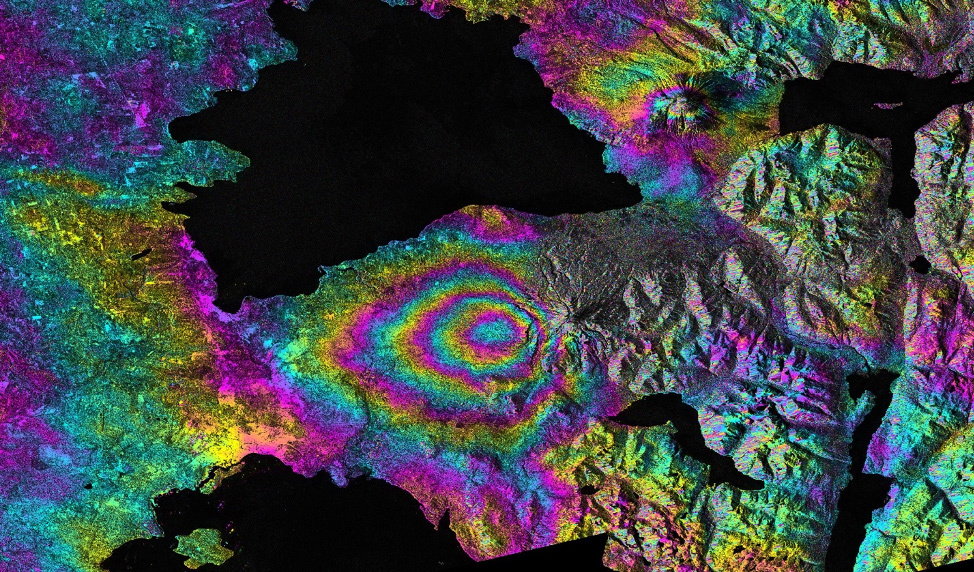
#> input picture sar_2_color.jpg, 974 x 572 px
$ jupyter execute 'rabota fedor dekterev.ipynb'
#> lines starting #> are read from the running program, lines starting #| are printed output that depends on the picture
[cell 1]
import numpy as np
import cv2
import matplotlib.pyplot as plt

[cell 2]
image = cv2.imread('sar_2_color.jpg')
#> image is the input picture: shape (572, 974, 3); mean B, G, R 71.5, 68.6, 63.6

[cell 3]
plt.imshow(image)
plt.axis('off')
plt.show()

[cell 4]
gray_image = cv2.cvtColor(image, cv2.COLOR_BGR2GRAY)
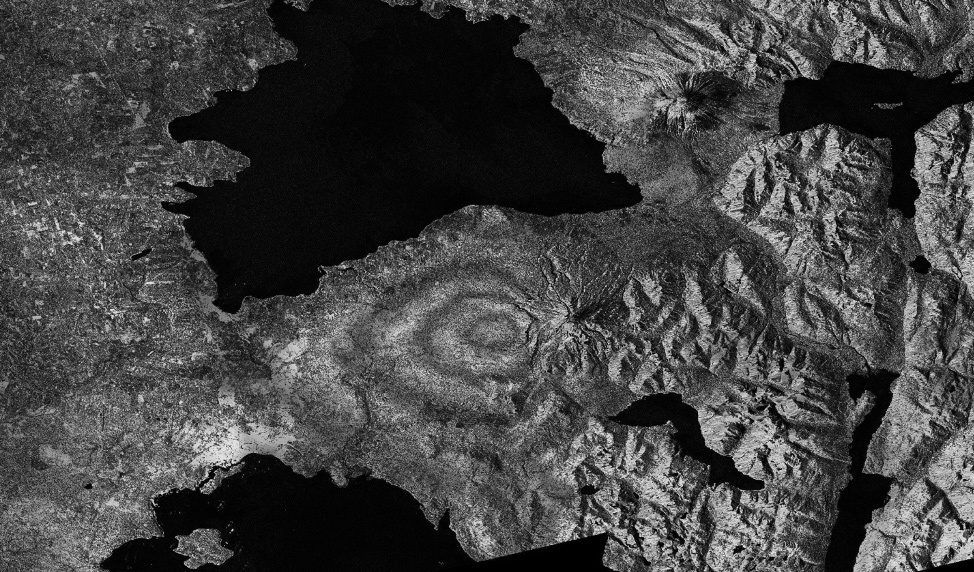
#> gray_image: shape (572, 974); min 0, max 236, mean 67.4

[cell 5]
#сера фото
plt.imshow(gray_image, cmap='gray')
plt.axis('off')
plt.show()

[cell 6]
#вывод гисты
hist = cv2.calcHist([gray_image], [0], None, [256], [0, 256])
#> hist = 256 values, max 16280 at index 5, min 0 at index 233, mean 2176.3

plt.plot(hist)
plt.title('Гистограмма яркости')
plt.xlabel('Интервал яркости')
plt.ylabel('Количество пикселей')
plt.xlim([0, 256])
plt.show()
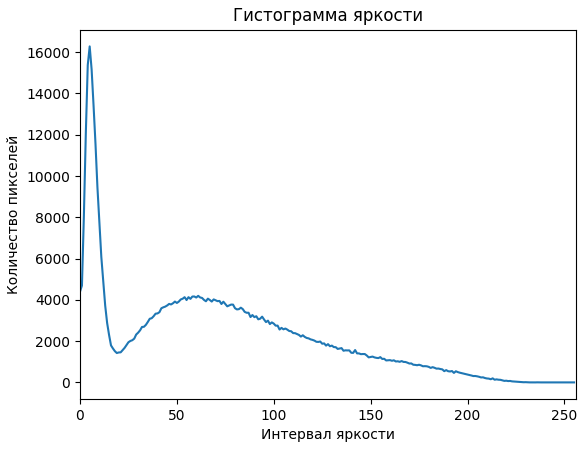
#> figure drawn by matplotlib, 1 panel; curve peaks at x = 5, y = 16280

[cell 7]
#написание функции считаем
def my_histogram(img):
    counts = [0] * 256
    for row in img:
        for pixel in row:
            counts[pixel] += 1
#> after the loop, counts has the same summary as hist outside my_histogram
    return counts

[cell 8]
#отрисовка гисты
custom_hist = my_histogram(gray_image)
#> custom_hist has the same summary as hist

plt.bar(range(256), custom_hist, width=1.0, color='gray')
plt.title('Пользовательская гистограмма')
plt.xlabel('Яркость')
plt.ylabel('Количество пикселей')
plt.xlim([0, 256])
plt.show()
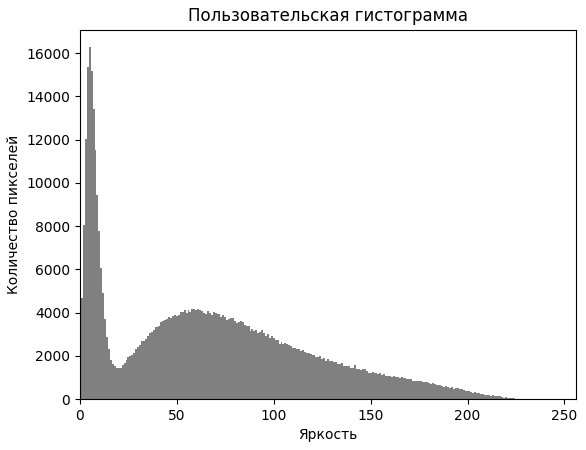
#> figure drawn by matplotlib, 1 panel; tallest bar 16280 high, from x = 4.5 to 5.5

[cell 9]
# 0-blue, 1-green, 2-red
colors = ('b', 'g', 'r')
labels = ('Синий (B)', 'Зеленый (G)', 'Красный (R)')

plt.figure()
for i, (col, label) in enumerate(zip(colors, labels)):
    hist_channel = cv2.calcHist([image], [i], None, [256], [0, 256])
    plt.plot(hist_channel, color=col, label=label)

plt.title('Гистограммы B, G, R каналов')
plt.xlabel('Значение канала')
plt.ylabel('Количество пикселей')
plt.xlim([0, 256])
plt.legend()
plt.show()
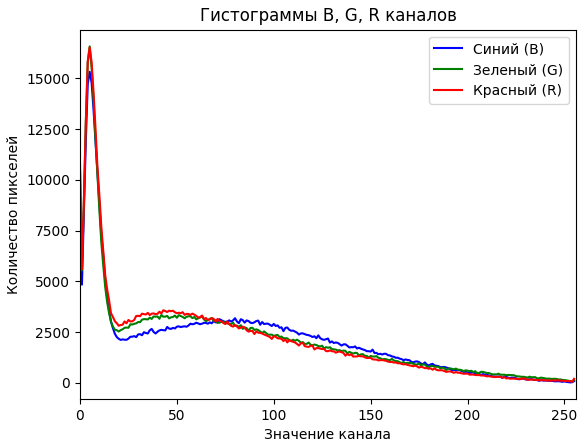
#> figure drawn by matplotlib, 1 panel; curve peaks at x = 5, y = 15318; curve peaks at x = 5, y = 16568; curve peaks at x = 5, y = 16522

[cell 10]
#эквализация гисты
equalized_image = cv2.equalizeHist(gray_image)
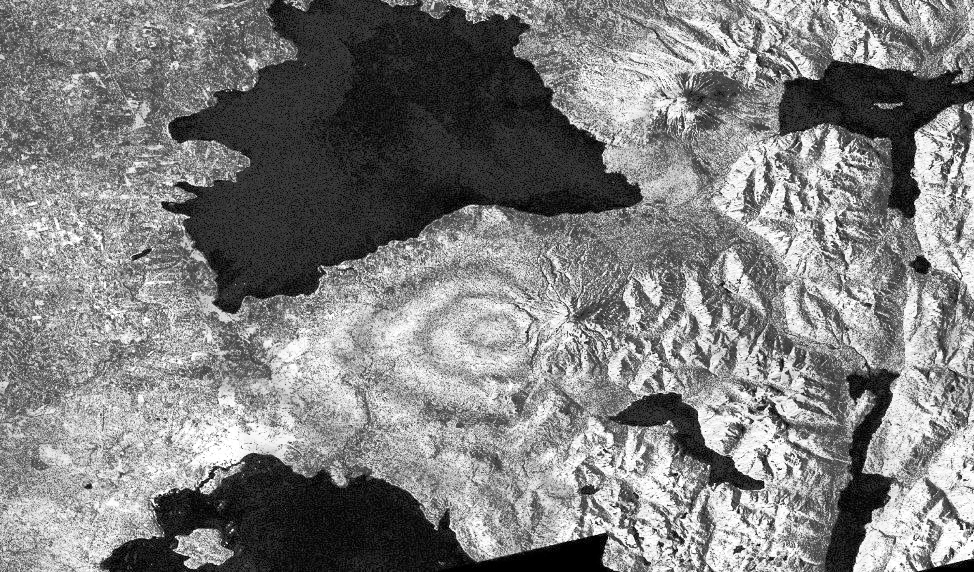
#> equalized_image: shape (572, 974); min 0, max 255, mean 127.6

[cell 11]
#сравнение изображений до и после
plt.figure(figsize=(10, 5))

plt.subplot(1, 2, 1)
plt.imshow(gray_image, cmap='gray')
plt.title('До эквализации')
plt.axis('off')

plt.subplot(1, 2, 2)
plt.imshow(equalized_image, cmap='gray')
plt.title('После эквализации')
plt.axis('off')

plt.show()

[cell 12]
#сравнение гистограмм до и после
hist_orig = cv2.calcHist([gray_image], [0], None, [256], [0, 256])
#> hist_orig has the same summary as hist
hist_eq = cv2.calcHist([equalized_image], [0], None, [256], [0, 256])
#> hist_eq = 256 values, max 16280 at index 26, min 0 at index 1, mean 2176.3

plt.plot(hist_orig, color='gray', label='Исходная')
plt.plot(hist_eq, color='black', label='Эквализированная')
plt.title('Сравнение гистограмм')
plt.legend()
plt.xlim([0, 256])
plt.show()
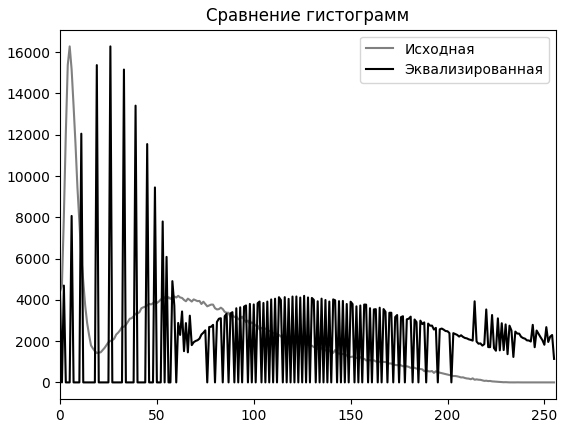
#> figure drawn by matplotlib, 1 panel; curve peaks at x = 5, y = 16280; curve peaks at x = 26, y = 16280
